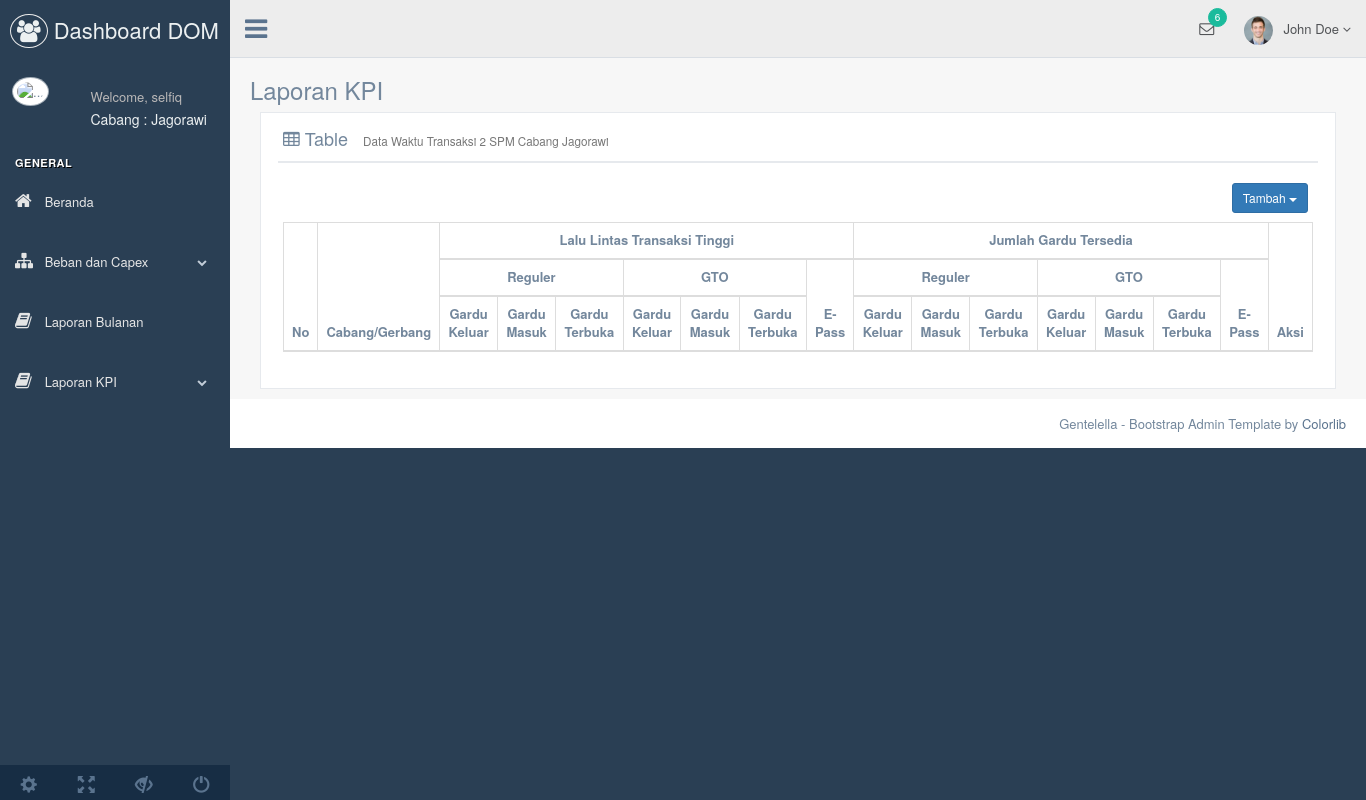
Page /jumlah_gardu.php (signed in) on the earlier database version.
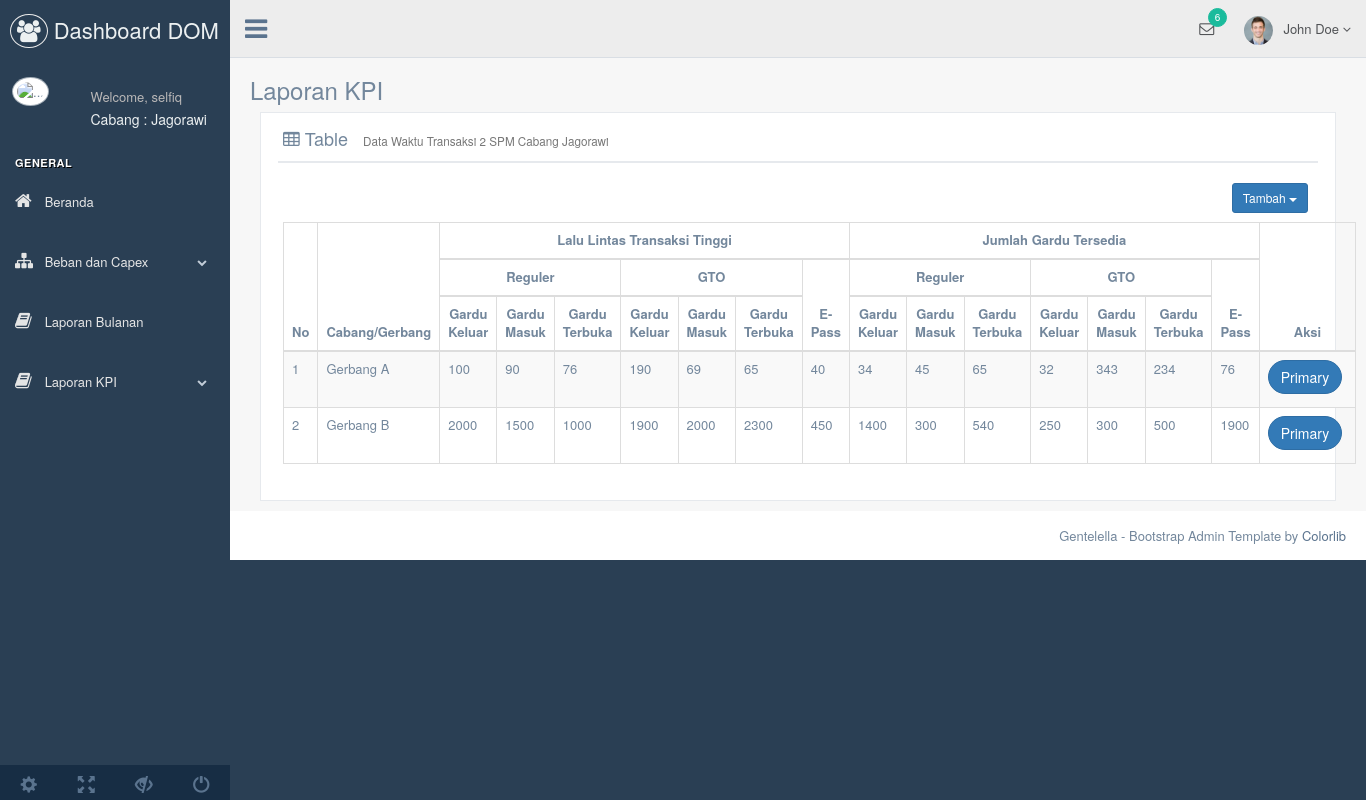
Same page on the later database version.
### tables this page shows
CREATE TABLE `transaksi_tinggi` (
  `id_transaksi` int(11) NOT NULL,
  `nilai` int(11) NOT NULL,
  `id_subgardu` int(11) NOT NULL,
  `id_gerbang` int(11) NOT NULL,
  `id_cabang` int(25) NOT NULL
);

CREATE TABLE `gerbang` (
  `id_gerbang` int(11) NOT NULL,
  `nama_gerbang` varchar(25) NOT NULL,
  `id_cabang` int(11) NOT NULL
);

CREATE TABLE `jml_gardutersedia` (
  `id_gardutersedia` int(11) NOT NULL,
  `nilai` int(11) NOT NULL,
  `id_subgardu` int(11) NOT NULL,
  `id_gerbang` int(11) NOT NULL,
  `id_cabang` int(25) NOT NULL
);

### jumlah_gardu.php (the view, shortened to what the changed rows need)
<?php
include ('connect.php');
  $iduser = $_SESSION['id_user'];
?>
<!DOCTYPE html>
<html lang="en">
<?php include 'templates/head.php' ?>
  <body class="nav-md">
    <div class="container body">
      <div class="main_container">
        <div class="col-md-3 left_col">
          <div class="left_col scroll-view">
           <?php include'templates/headmenu.php' ?>
            <br />
          </div>
        </div>
        <div class="right_col" role="main">
          <div class="">
            <div class="">
              <div class="col-md-12 col-sm-12 col-xs-12">
                <div class="x_panel">
                  <div class="x_title">
                    <h2><i class="fa fa-table"></i> Table <small>Data Waktu Transaksi 2 SPM Cabang <?php echo $namacabang; ?> </small></h2>
                  </div>
                  <div class="x_content">
                      <table id="datatable-keytable"  class="table table-striped table-bordered " class="centered">
                            <thead >
                              <tr >
                                <th rowspan="3">No</th>
                                <th rowspan="3">Cabang/Gerbang</th>
                                <th colspan="7">Lalu Lintas Transaksi Tinggi</th>
                                <th colspan="7">Jumlah Gardu Tersedia</th>
                                <th rowspan="3">Aksi</th>
                              </tr>
                              <tr>
                                <th colspan="3">Reguler</th>
								                <th colspan="3">GTO</th>
                                <th rowspan="2">E-Pass</th>
                                <th colspan="3">Reguler</th>
								                <th colspan="3">GTO</th>
                                <th rowspan="2">E-Pass</th>
                              </tr>
                              <tr>
                                <th rowspan="1">Gardu Keluar</th>
                                <th rowspan="1">Gardu Masuk</th>
                                <th colspan="1">Gardu Terbuka</th>
                                <th rowspan="1">Gardu Keluar</th>
                                <th rowspan="1">Gardu Masuk</th>
                                <th colspan="1">Gardu Terbuka</th>
                                <th rowspan="1">Gardu Keluar</th>
                                <th rowspan="1">Gardu Masuk</th>
                                <th colspan="1">Gardu Terbuka</th>
                                <th rowspan="1">Gardu Keluar</th>
                                <th rowspan="1">Gardu Masuk</th>
                                <th colspan="1">Gardu Terbuka</th>
                              </tr>
                            </thead>
                            <tbody>
                              <?php
                                $lalin_transaksitinggi = mysqli_query($connect, "SELECT * FROM transaksi_tinggi join jml_gardutersedia join gerbang on gerbang.id_gerbang=transaksi_tinggi.id_gerbang=jml_gardutersedia.id_gerbang WHERE transaksi_tinggi.id_cabang = '$idcabang' AND jml_gardutersedia.id_cabang='$idcabang' group by transaksi_tinggi.id_gerbang");
                                $nomor = 1;
                                while($data_lalintransaksi = mysqli_fetch_array($lalin_transaksitinggi)){
                                   $idgerbanglist = $data_lalintransaksi['id_gerbang'];
                                   $data_gerbang = mysqli_fetch_array(mysqli_query($connect, "SELECT * FROM gerbang WHERE id_gerbang = '$idgerbanglist'"));
                                   $data_gerbang_terbuka_lalin = mysqli_fetch_array(mysqli_query($connect, "SELECT * FROM transaksi_tinggi, jenis_subgardu WHERE transaksi_tinggi.id_gerbang = '$idgerbanglist' AND transaksi_tinggi.id_subgardu = '1' AND jenis_subgardu.id_jenisgardu='1'"));
                                   $data_gerbang_masuk_lalin = mysqli_fetch_array(mysqli_query($connect, "SELECT * FROM transaksi_tinggi, jenis_subgardu WHERE transaksi_tinggi.id_gerbang = '$idgerbanglist' AND transaksi_tinggi.id_subgardu = '2' AND jenis_subgardu.id_jenisgardu='1'"));
                                   $data_gerbang_keluar_lalin = mysqli_fetch_array(mysqli_query($connect, "SELECT * FROM transaksi_tinggi, jenis_subgardu WHERE transaksi_tinggi.id_gerbang = '$idgerbanglist' AND transaksi_tinggi.id_subgardu = '3' AND jenis_subgardu.id_jenisgardu='1'"));
                                   $data_gerbang_terbuka_gto_lalin = mysqli_fetch_array(mysqli_query($connect, "SELECT * FROM transaksi_tinggi, jenis_subgardu WHERE transaksi_tinggi.id_gerbang = '$idgerbanglist' AND transaksi_tinggi.id_subgardu = '4' AND jenis_subgardu.id_jenisgardu='2'"));
                                   $data_gerbang_masuk_gto_lalin = mysqli_fetch_array(mysqli_query($connect, "SELECT * FROM transaksi_tinggi, jenis_subgardu WHERE transaksi_tinggi.id_gerbang = '$idgerbanglist' AND transaksi_tinggi.id_subgardu = '5' AND jenis_subgardu.id_jenisgardu='2'"));
                                   $data_gerbang_keluar_gto_lalin = mysqli_fetch_array(mysqli_query($connect, "SELECT * FROM transaksi_tinggi, jenis_subgardu WHERE transaksi_tinggi.id_gerbang = '$idgerbanglist' AND transaksi_tinggi.id_subgardu = '6' AND jenis_subgardu.id_jenisgardu='2'"));
                                   $data_epass_lalin = mysqli_fetch_array(mysqli_query($connect, "SELECT * FROM transaksi_tinggi, jenis_subgardu WHERE transaksi_tinggi.id_gerbang = '$idgerbanglist' AND transaksi_tinggi.id_subgardu = '7' AND jenis_subgardu.id_jenisgardu='3'"));
                                  $data_gerbang_terbuka_tersedia = mysqli_fetch_array(mysqli_query($connect, "SELECT * FROM jml_gardutersedia, jenis_subgardu WHERE jml_gardutersedia.id_gerbang = '$idgerbanglist' AND jml_gardutersedia.id_subgardu = '1' AND jenis_subgardu.id_jenisgardu='1'"));
                                  $data_gerbang_masuk_tersedia = mysqli_fetch_array(mysqli_query($connect, "SELECT * FROM jml_gardutersedia, jenis_subgardu WHERE jml_gardutersedia.id_gerbang = '$idgerbanglist' AND jml_gardutersedia.id_subgardu = '2' AND jenis_subgardu.id_jenisgardu='1'"));
                                  $data_gerbang_keluar_tersedia = mysqli_fetch_array(mysqli_query($connect, "SELECT * FROM jml_gardutersedia, jenis_subgardu WHERE jml_gardutersedia.id_gerbang = '$idgerbanglist' AND jml_gardutersedia.id_subgardu = '3' AND jenis_subgardu.id_jenisgardu='1'"));
                                  $data_gerbang_terbuka_gto_tersedia = mysqli_fetch_array(mysqli_query($connect, "SELECT * FROM jml_gardutersedia, jenis_subgardu WHERE jml_gardutersedia.id_gerbang = '$idgerbanglist' AND jml_gardutersedia.id_subgardu = '4' AND jenis_subgardu.id_jenisgardu='2'"));
                                  $data_gerbang_masuk_gto_tersedia = mysqli_fetch_array(mysqli_query($connect, "SELECT * FROM jml_gardutersedia, jenis_subgardu WHERE jml_gardutersedia.id_gerbang = '$idgerbanglist' AND jml_gardutersedia.id_subgardu = '5' AND jenis_subgardu.id_jenisgardu='2'"));
                                  $data_gerbang_keluar_gto_tersedia = mysqli_fetch_array(mysqli_query($connect, "SELECT * FROM jml_gardutersedia, jenis_subgardu WHERE jml_gardutersedia.id_gerbang = '$idgerbanglist' AND jml_gardutersedia.id_subgardu = '6' AND jenis_subgardu.id_jenisgardu='2'"));
                                  $data_epass_tersedia = mysqli_fetch_array(mysqli_query($connect, "SELECT * FROM jml_gardutersedia, jenis_subgardu WHERE jml_gardutersedia.id_gerbang = '$idgerbanglist' AND jml_gardutersedia.id_subgardu = '8' AND jenis_subgardu.id_jenisgardu='3'"));
                            ?>
                              <tr>
                                <td><?php echo $nomor; $nomor++?></td>
                                <td><?php echo $data_gerbang['nama_gerbang']?></td>
                                <td><?php echo $data_gerbang_terbuka_lalin['nilai']?></td>
                                <td><?php echo $data_gerbang_masuk_lalin['nilai']?></td>
                                <td><?php echo $data_gerbang_keluar_lalin['nilai']?></td>
								                <td><?php echo $data_gerbang_terbuka_gto_lalin['nilai']?></td>
                                <td><?php echo $data_gerbang_masuk_gto_lalin['nilai']?></td>
                                <td><?php echo $data_gerbang_keluar_gto_lalin['nilai']?></td>
                                <td><?php echo $data_epass_lalin['nilai']?></td>
                                <td><?php echo $data_gerbang_terbuka_tersedia['nilai']?></td>
                                <td><?php echo $data_gerbang_masuk_tersedia['nilai']?></td>
                                <td><?php echo $data_gerbang_keluar_tersedia['nilai']?></td>
								                <td><?php echo $data_gerbang_terbuka_gto_tersedia['nilai']?></td>
                                <td><?php echo $data_gerbang_masuk_gto_tersedia['nilai']?></td>
                                <td><?php echo $data_gerbang_keluar_gto_tersedia['nilai']?></td>
                                <td><?php echo $data_epass_tersedia['nilai']?></td>
								                <td><button type="button" class="btn btn-round btn-primary">Primary</button></td>
                              </tr>
                              <?php }?>
                            </tbody>
                          </table>
                  </div>
                </div>
              </div>
            </div>
          </div>
        </div>
      </div>
    </div>
  </body>
</html>

Differences in the rows shown:
added transaksi_tinggi: id_gerbang.nama_gerbang "Gerbang A", nilai "100", transaksi_tinggi.nilai "90", transaksi_tinggi.nilai "76", transaksi_tinggi.nilai "190", transaksi_tinggi.nilai "69", transaksi_tinggi.nilai "65", transaksi_tinggi.nilai "40", jml_gardutersedia.nilai "34", jml_gardutersedia.nilai "45", jml_gardutersedia.nilai "65", jml_gardutersedia.nilai "32", jml_gardutersedia.nilai "343", jml_gardutersedia.nilai "234", jml_gardutersedia.nilai "76"
added transaksi_tinggi: id_gerbang.nama_gerbang "Gerbang B", nilai "2000", transaksi_tinggi.nilai "1500", transaksi_tinggi.nilai "1000", transaksi_tinggi.nilai "1900", transaksi_tinggi.nilai "2000", transaksi_tinggi.nilai "2300", transaksi_tinggi.nilai "450", jml_gardutersedia.nilai "1400", jml_gardutersedia.nilai "300", jml_gardutersedia.nilai "540", jml_gardutersedia.nilai "250", jml_gardutersedia.nilai "500", jml_gardutersedia.nilai "1900"
